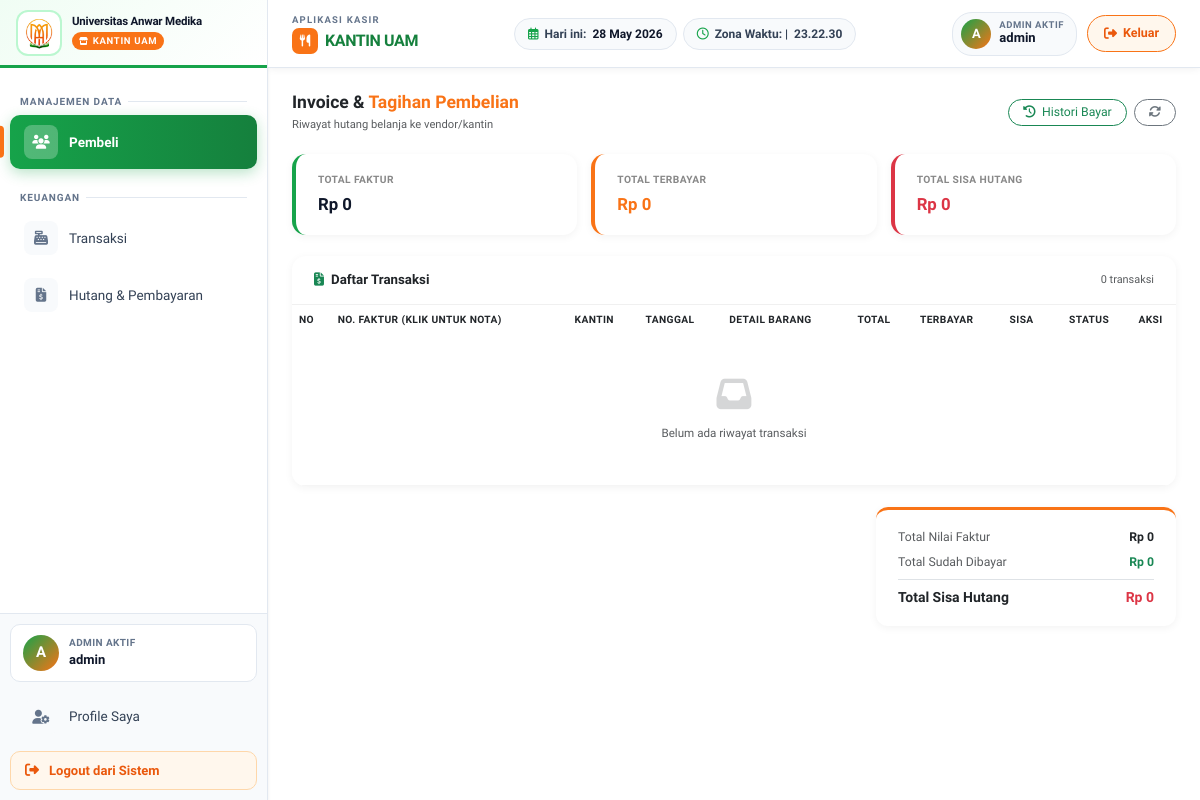
The page /piutang/piutang.php (signed in) on the database as committed earlier.
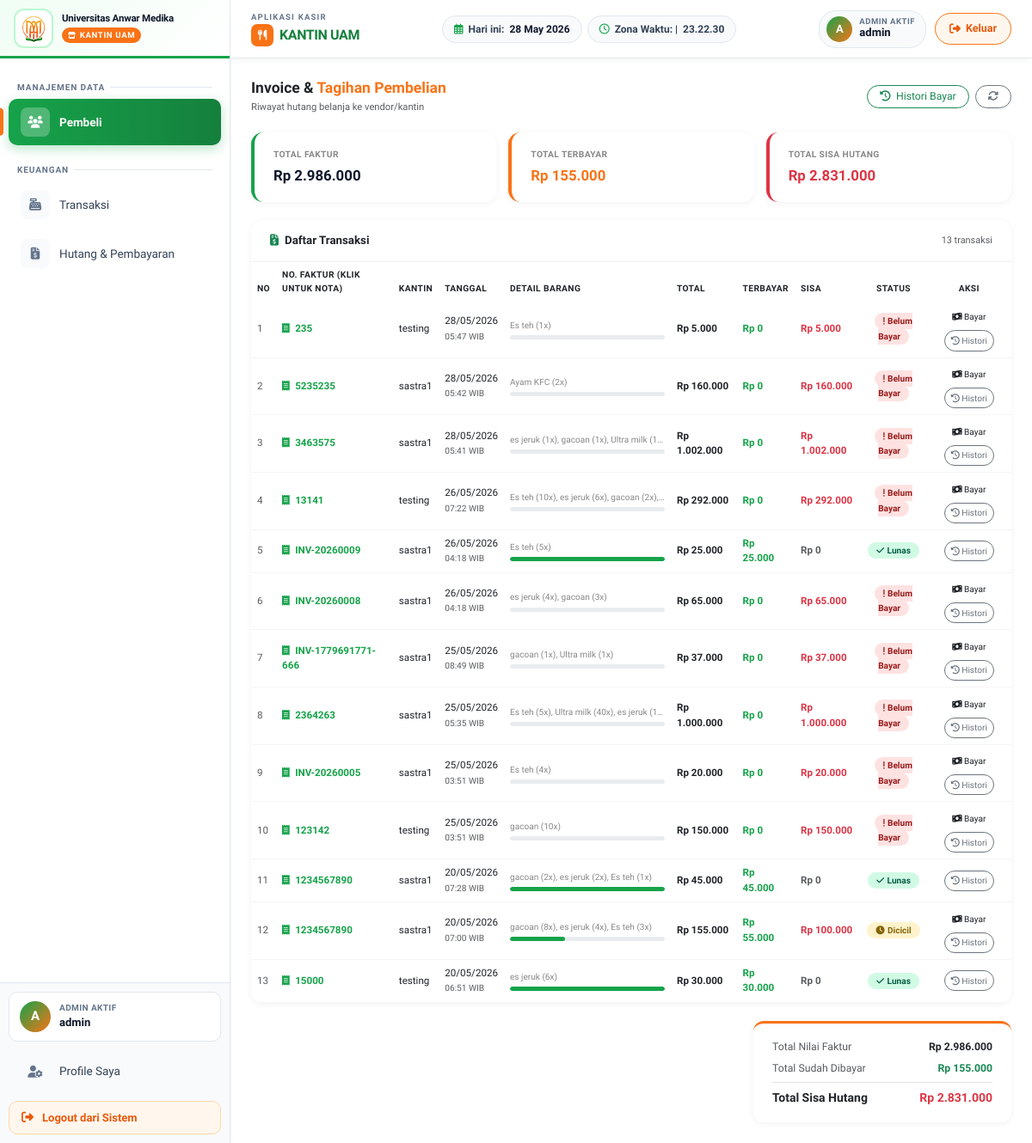
The same page on the database as committed later.
### tables this page shows
CREATE TABLE `pembelian` (
  `id_beli` int NOT NULL,
  `no_faktur` varchar(100) NOT NULL,
  `tanggal_beli` datetime NOT NULL DEFAULT CURRENT_TIMESTAMP,
  `id_admin` int UNSIGNED NOT NULL,
  `id_vendor` int NOT NULL,
  `metode` varchar(50) DEFAULT NULL,
  `metode_pembayaran` varchar(20) DEFAULT NULL,
  `total_bayar` decimal(12,2) DEFAULT NULL,
  `dibayar` decimal(12,2) DEFAULT NULL,
  `sisa_hutang` decimal(12,2) DEFAULT NULL,
  `status` varchar(20) DEFAULT NULL,
  `foto_faktur` varchar(255) DEFAULT NULL
);

CREATE TABLE `vendor` (
  `id_vendor` int NOT NULL,
  `nama` varchar(300) NOT NULL
);

### piutang/piutang.php (the view, shortened to what the rows shown need)
<?php
require '../config/config.php';
$query = "SELECT
            p.id_beli,
            p.no_faktur,
            p.tanggal_beli,
            v.nama AS nama_kantin,
            IFNULL(SUM(db.jumlah * db.harga), 0) AS total_belanja,
            IFNULL((SELECT SUM(ph.nominal) FROM pembayaran_hutang ph WHERE ph.id_beli = p.id_beli), 0) AS total_terbayar,
            IFNULL(GROUP_CONCAT(CONCAT(pr.nama, ' (', db.jumlah, 'x)') ORDER BY db.id_detail SEPARATOR ', '), '-') AS detail_barang
          FROM pembelian p
          LEFT JOIN vendor v ON p.id_vendor = v.id_vendor
          LEFT JOIN detail_beli db ON p.id_beli = db.id_beli
          LEFT JOIN barang pr ON db.id_produk = pr.id -- <-- PERBAIKAN DI SINI
          GROUP BY p.id_beli
          ORDER BY p.tanggal_beli DESC";
$result   = mysqli_query($conn, $query);
$all_rows = mysqli_fetch_all($result, MYSQLI_ASSOC);
?>
<!DOCTYPE html>
<html lang="id">
<head>
    <link href="https://cdn.jsdelivr.net/npm/bootstrap@5.3.0/dist/css/bootstrap.min.css" rel="stylesheet">
    <link rel="stylesheet" href="https://cdnjs.cloudflare.com/ajax/libs/font-awesome/6.4.0/css/all.min.css">
</head>
<body>
<div class="wrapper-utama">
    <?php include '../assets/sidebar.php'; ?>
    <div class="area-konten-kanan">
        <div class="main-scroll">
            <div class="table-card mb-4">
                <div class="table-responsive">
                    <table class="table mb-0">
                        <thead>
                            <tr>
                                <th>No</th>
                                <th>No. Faktur (Klik untuk Nota)</th>
                                <th>Kantin</th>
                                <th>Tanggal</th>
                                <th>Detail barang</th>
                                <th>Total</th>
                                <th>Terbayar</th>
                                <th>Sisa</th>
                                <th class="text-center">Status</th>
                                <th class="text-center">Aksi</th>
                            </tr>
                        </thead>
                        <tbody>
                        <?php if (empty($all_rows)): ?>
                            <tr><td colspan="10" class="text-center py-5 text-muted">
                                <i class="fas fa-inbox fa-3x d-block mb-3 opacity-25"></i>
                                Belum ada riwayat transaksi
                            </td></tr>
                        <?php else: ?>
                            <?php foreach ($all_rows as $i => $row):
                                $total    = floatval($row['total_belanja']);
                                $terbayar = floatval($row['total_terbayar']);
                                $sisa     = max(0, $total - $terbayar);
                                $persen   = $total > 0 ? min(100, ($terbayar / $total) * 100) : 0;
                                if ($total == 0)       $badge = '<span class="badge-belum">Kosong</span>';
                                elseif ($sisa <= 0)    $badge = '<span class="badge-lunas"><i class="fas fa-check me-1"></i>Lunas</span>';
                                elseif ($terbayar > 0) $badge = '<span class="badge-dicicil"><i class="fas fa-clock me-1"></i>Dicicil</span>';
                                else                   $badge = '<span class="badge-belum"><i class="fas fa-exclamation me-1"></i>Belum Bayar</span>';
                            ?>
                            <tr>
                                <td class="text-muted"><?= $i+1 ?></td>
                                <td>
                                    <span class="fw-bold faktur-link text-decoration-none"
                                          onclick="bukaNotaMengambang('<?= $row['id_beli'] ?>', '<?= htmlspecialchars($row['no_faktur']) ?>')">
                                        <i class="fas fa-receipt me-1"></i> <?= htmlspecialchars($row['no_faktur']) ?>
                                    </span>
                                </td>
                                <td><?= htmlspecialchars($row['nama_kantin'] ?? 'Kantin UAM') ?></td>
                                <td>
                                    <span class="d-block"><?= date('d/m/Y', strtotime($row['tanggal_beli'])) ?></span>
                                    <small class="text-muted"><?= date('H:i', strtotime($row['tanggal_beli'])) ?> WIB</small>
                                </td>
                                <td>
                                    <span class="detail-text" title="<?= htmlspecialchars($row['detail_barang']) ?>"><?= htmlspecialchars($row['detail_barang']) ?></span>
                                    <div class="progress-thin"><div style="width:<?= $persen ?>%"></div></div>
                                </td>
                                <td class="fw-bold">Rp <?= number_format($total, 0, ',', '.') ?></td>
                                <td style="color:var(--green);font-weight:600;">Rp <?= number_format($terbayar, 0, ',', '.') ?></td>
                                <td class="fw-bold <?= $sisa > 0 ? 'text-danger' : 'text-muted' ?>">Rp <?= number_format($sisa, 0, ',', '.') ?></td>
                                <td class="text-center"><?= $badge ?></td>
                                <td class="text-center">
                                    <div class="d-flex gap-1 justify-content-center flex-wrap">
                                        <?php if ($sisa > 0 && $total > 0): ?>
                                        <button class="btn btn-sm btn-orange rounded-pill px-2" style="font-size:0.72rem;"
                                                data-bs-toggle="modal" data-bs-target="#modalBayar<?= $row['id_beli'] ?>">
                                            <i class="fas fa-money-bill-wave"></i> Bayar
                                        </button>
                                        <?php endif; ?>
                                        <a href="histori.php?id_beli=<?= $row['id_beli'] ?>" class="btn btn-sm btn-outline-secondary rounded-pill px-2" style="font-size:0.72rem;">
                                            <i class="fas fa-history"></i> Histori
                                        </a>
                                    </div>
                                </td>
                            </tr>
                            <?php endforeach; ?>
                        <?php endif; ?>
                        </tbody>
                    </table>
                </div>
            </div>
        </div>
    </div>
</div>
</body>
</html>

Rows that differ between the two databases and show on the page:
added pembelian: no_faktur "235", id_vendor.nama "testing", tanggal_beli "28/05/2026", tanggal_beli "05:47", detail_barang "Es teh (1x)", total "5.000", terbayar "0", sisa "5.000", shows "Belum Bayar"
added pembelian: no_faktur "5235235", id_vendor.nama "sastra1", tanggal_beli "28/05/2026", tanggal_beli "05:42", detail_barang "Ayam KFC (2x)", total "160.000", terbayar "0", sisa "160.000", shows "Belum Bayar"
added pembelian: no_faktur "3463575", id_vendor.nama "sastra1", tanggal_beli "28/05/2026", tanggal_beli "05:41", detail_barang "es jeruk (1x), gacoan (1x), Ultra milk (1…", total "1.002.000", terbayar "0", sisa "1.002.000", shows "Belum Bayar"
added pembelian: no_faktur "13141", id_vendor.nama "testing", tanggal_beli "26/05/2026", tanggal_beli "07:22", detail_barang "Es teh (10x), es jeruk (6x), gacoan (2x),…", total "292.000", terbayar "0", sisa "292.000", shows "Belum Bayar"
added pembelian: no_faktur "INV-20260009", id_vendor.nama "sastra1", tanggal_beli "26/05/2026", tanggal_beli "04:18", detail_barang "Es teh (5x)", $persen 100 (drawn), total "25.000", terbayar "25.000", sisa "0", shows "Lunas"
added pembelian: no_faktur "INV-20260008", id_vendor.nama "sastra1", tanggal_beli "26/05/2026", tanggal_beli "04:18", detail_barang "es jeruk (4x), gacoan (3x)", total "65.000", terbayar "0", sisa "65.000", shows "Belum Bayar"
added pembelian: no_faktur "INV-1779691771-666", id_vendor.nama "sastra1", tanggal_beli "25/05/2026", tanggal_beli "08:49", detail_barang "gacoan (1x), Ultra milk (1x)", total "37.000", terbayar "0", sisa "37.000", shows "Belum Bayar"
added pembelian: no_faktur "2364263", id_vendor.nama "sastra1", tanggal_beli "25/05/2026", tanggal_beli "05:35", detail_barang "Es teh (5x), Ultra milk (40x), es jeruk (1…", total "1.000.000", terbayar "0", sisa "1.000.000", shows "Belum Bayar"
added pembelian: no_faktur "INV-20260005", id_vendor.nama "sastra1", tanggal_beli "25/05/2026", tanggal_beli "03:51", detail_barang "Es teh (4x)", total "20.000", terbayar "0", sisa "20.000", shows "Belum Bayar"
added pembelian: no_faktur "123142", id_vendor.nama "testing", tanggal_beli "25/05/2026", tanggal_beli "03:51", detail_barang "gacoan (10x)", total "150.000", terbayar "0", sisa "150.000", shows "Belum Bayar"
added pembelian: no_faktur "1234567890", id_vendor.nama "sastra1", tanggal_beli "20/05/2026", tanggal_beli "07:28", detail_barang "gacoan (2x), es jeruk (2x), Es teh (1x)", $persen 100 (drawn), total "45.000", terbayar "45.000", sisa "0", shows "Lunas"
added pembelian: no_faktur "1234567890", id_vendor.nama "sastra1", tanggal_beli "20/05/2026", tanggal_beli "07:00", detail_barang "gacoan (8x), es jeruk (4x), Es teh (3x)", $persen 35.483870967742 (drawn), total "155.000", terbayar "55.000", sisa "100.000", shows "Dicicil"
added pembelian: no_faktur "15000", id_vendor.nama "testing", tanggal_beli "20/05/2026", tanggal_beli "06:51", detail_barang "es jeruk (6x)", $persen 100 (drawn), total "30.000", terbayar "30.000", sisa "0", shows "Lunas"
Other text that changed with them:
$grand_faktur: "0" → "2.986.000"
$grand_terbayar: "0" → "155.000"
$grand_sisa: "0" → "2.831.000"
count($all_rows): "0" → "13"
text no longer shown: "Belum ada riwayat transaksi"
